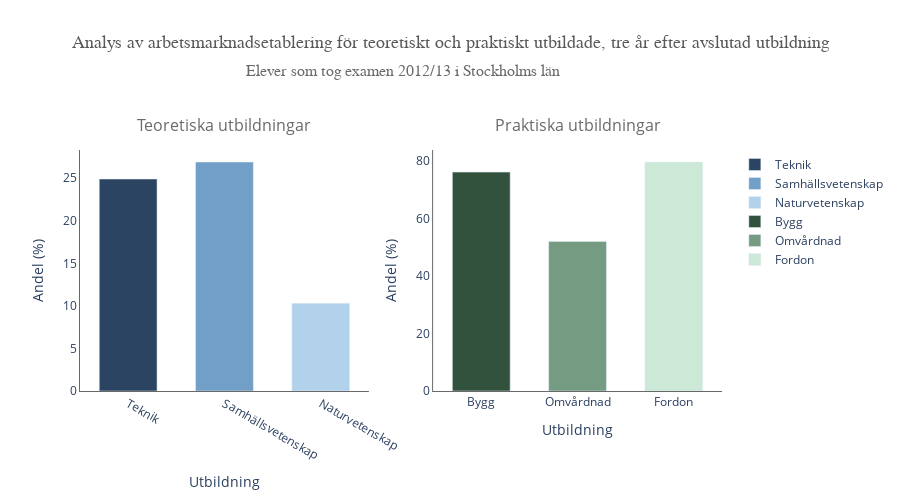

Write notebook code for a chart like this one.
### Code cell
from plotly.subplots import make_subplots
import plotly.graph_objs as go

# Filter data 
def filter_data(df):
    return df[(df["Län"] == "Stockholms län") & (df["Typ av huvudman"] == "Samtliga")]

# Apply the filter function to each dataframe
construction_filtered = filter_data(construction)
nursing_filtered = filter_data(nursing)
natural_science_filtered = filter_data(natural_science)
social_science_filtered = filter_data(social_science)
automotive_filtered = filter_data(automotive)
technology_filtered = filter_data(technology)


# Function to extract the specific value for 'Established after 3 years' from dataframes
def get_value(df):
    filtered_df = filter_data(df)
    if not filtered_df.empty:
        return filtered_df["Etablerade 3 år"].iloc[0]
    else:
        return None  

# Define colors for bars
theoretical_colors = ["#2a4461", "#719fc7", "#b2d2eb"]  
practical_colors = ["#33523e", "#759c82", "#cce8d6"]  

# Create subplot
fig = make_subplots(rows=1, cols=2, subplot_titles=("Teoretiska utbildningar", "Praktiska utbildningar"))

# Add bars for theoretical subjects
for subject, data, color in zip(theoretical_subjects, theoretical_data, theoretical_colors):
    fig.add_trace(go.Bar(name=subject, x=[subject], y=[data], marker_color=color, width=0.6), row=1, col=1)

# Add bars for practical subjects
for subject, data, color in zip(practical_subjects, practical_data, practical_colors):
    fig.add_trace(go.Bar(name=subject, x=[subject], y=[data], marker_color=color, width=0.6), row=1, col=2)


# Update the subplot titles color
for annotation in fig["layout"]["annotations"]:
    annotation["font"] = dict(size=16, color="dimgray")  


# First plot
fig.update_xaxes(
    title_text="Utbildning",
    showline=True,
    linecolor="dimgray",
    row=1, col=1
) 
fig.update_yaxes(
    title_text="Andel (%)",
    showline=True,
    linecolor="dimgray",
    row=1, col=1
) 
# Second plot
fig.update_xaxes(
    title_text="Utbildning",
    showline=True,
    linecolor="dimgray",
    row=1, col=2
)  
fig.update_yaxes(
    title_text="Andel (%)",
    showline=True,
    linecolor="dimgray",
    row=1, col=2
)

# Update layout
fig.update_layout(
     title={
        "text": "Analys av arbetsmarknadsetablering för teoretiskt och praktiskt utbildade, tre år efter avslutad utbildning", 
        "y":0.93,
        "x":0.5,
        "xanchor": 'center',
        "yanchor": 'top',
        "font": dict(
            family="Arial Black",
            size=18,
            color="#595959"
        ),
    },
    barmode="group",
    plot_bgcolor="white",  
    paper_bgcolor="white", 
    margin=dict(t=150),
    height=500
)

# Add subtitle 
fig.add_annotation(dict(
    font=dict(
        family="Verdana",
        size=16,
        color="dimgray"
    ),
    x=0.5,
    y=1.32,
    showarrow=False,
    text=" Elever som tog examen 2012/13 i Stockholms län",
    xref="paper",
    yref="paper",
    xanchor="center",
    yanchor="top",
))

# Move titel 
for i in fig["layout"]["annotations"]:
    i["y"] += 0.05  

fig.write_html("Visualizations/vis_exercise_2.html")

fig.show()

### Figure 1 — Plotly figure (JSON) as saved in the notebook; plotly's stock layout.template omitted (floating-point values rounded to 4 significant figures)
{"data": [{"marker": {"color": "#2a4461"}, "name": "Teknik", "type": "bar", "width": 0.6, "x": ["Teknik"], "xaxis": "x", "y": [24.9], "yaxis": "y"}, {"marker": {"color": "#719fc7"}, "name": "Samhällsvetenskap", "type": "bar", "width": 0.6, "x": ["Samhällsvetenskap"], "xaxis": "x", "y": [26.9], "yaxis": "y"}, {"marker": {"color": "#b2d2eb"}, "name": "Naturvetenskap", "type": "bar", "width": 0.6, "x": ["Naturvetenskap"], "xaxis": "x", "y": [10.3], "yaxis": "y"}, {"marker": {"color": "#33523e"}, "name": "Bygg", "type": "bar", "width": 0.6, "x": ["Bygg"], "xaxis": "x2", "y": [76.1], "yaxis": "y2"}, {"marker": {"color": "#759c82"}, "name": "Omvårdnad", "type": "bar", "width": 0.6, "x": ["Omvårdnad"], "xaxis": "x2", "y": [52], "yaxis": "y2"}, {"marker": {"color": "#cce8d6"}, "name": "Fordon", "type": "bar", "width": 0.6, "x": ["Fordon"], "xaxis": "x2", "y": [79.6], "yaxis": "y2"}], "layout": {"annotations": [{"font": {"color": "dimgray", "size": 16}, "showarrow": false, "text": "Teoretiska utbildningar", "x": 0.225, "xanchor": "center", "xref": "paper", "y": 1.05, "yanchor": "bottom", "yref": "paper"}, {"font": {"color": "dimgray", "size": 16}, "showarrow": false, "text": "Praktiska utbildningar", "x": 0.775, "xanchor": "center", "xref": "paper", "y": 1.05, "yanchor": "bottom", "yref": "paper"}, {"font": {"color": "dimgray", "family": "Verdana", "size": 16}, "showarrow": false, "text": " Elever som tog examen 2012/13 i Stockholms län", "x": 0.5, "xanchor": "center", "xref": "paper", "y": 1.37, "yanchor": "top", "yref": "paper"}], "barmode": "group", "height": 500, "margin": {"t": 150}, "paper_bgcolor": "white", "plot_bgcolor": "white", "title": {"font": {"color": "#595959", "family": "Arial Black", "size": 18}, "text": "Analys av arbetsmarknadsetablering för teoretiskt och praktiskt utbildade, tre år efter avslutad utbildning", "x": 0.5, "xanchor": "center", "y": 0.93, "yanchor": "top"}, "xaxis": {"anchor": "y", "domain": [0, 0.45], "linecolor": "dimgray", "showline": true, "title": {"text": "Utbildning"}}, "xaxis2": {"anchor": "y2", "domain": [0.55, 1], "linecolor": "dimgray", "showline": true, "title": {"text": "Utbildning"}}, "yaxis": {"anchor": "x", "domain": [0, 1], "linecolor": "dimgray", "showline": true, "title": {"text": "Andel (%)"}}, "yaxis2": {"anchor": "x2", "domain": [0, 1], "linecolor": "dimgray", "showline": true, "title": {"text": "Andel (%)"}}}}
